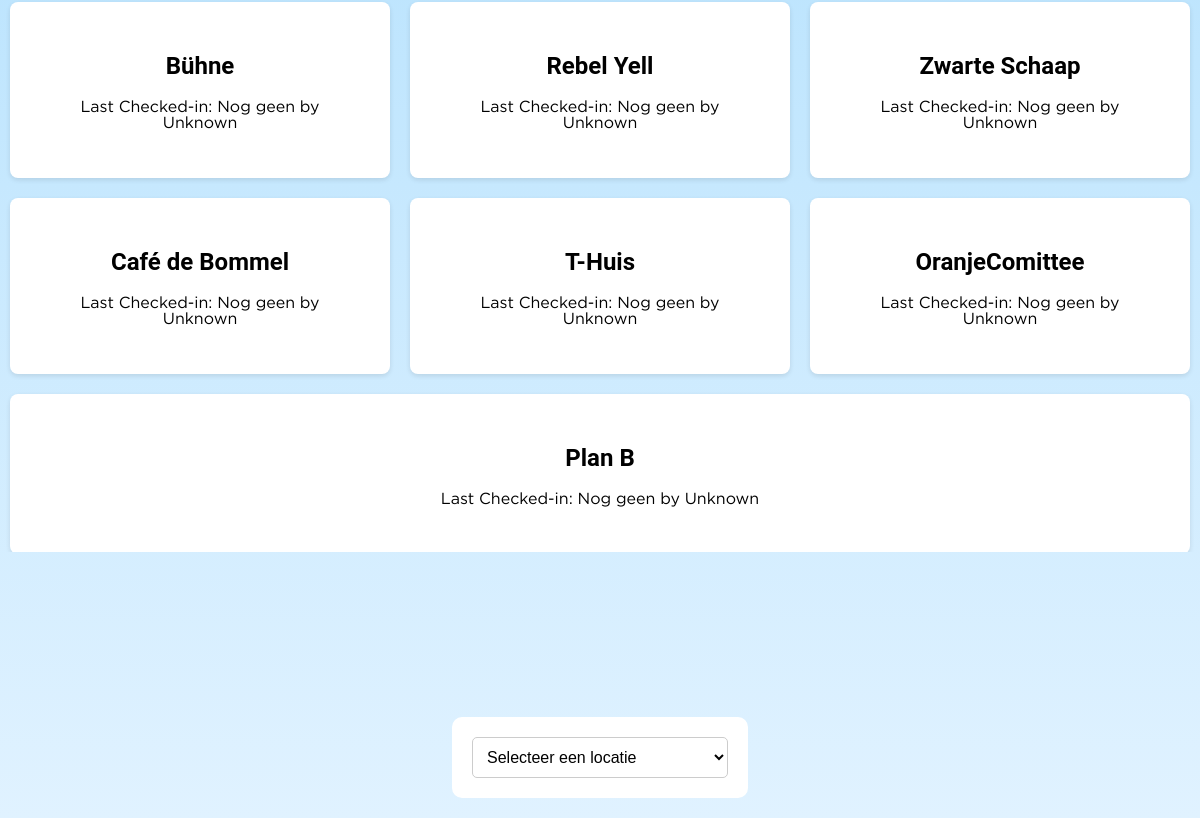
/check_ins?location_id=9 (lower part), run on an earlier commit of the app's database.
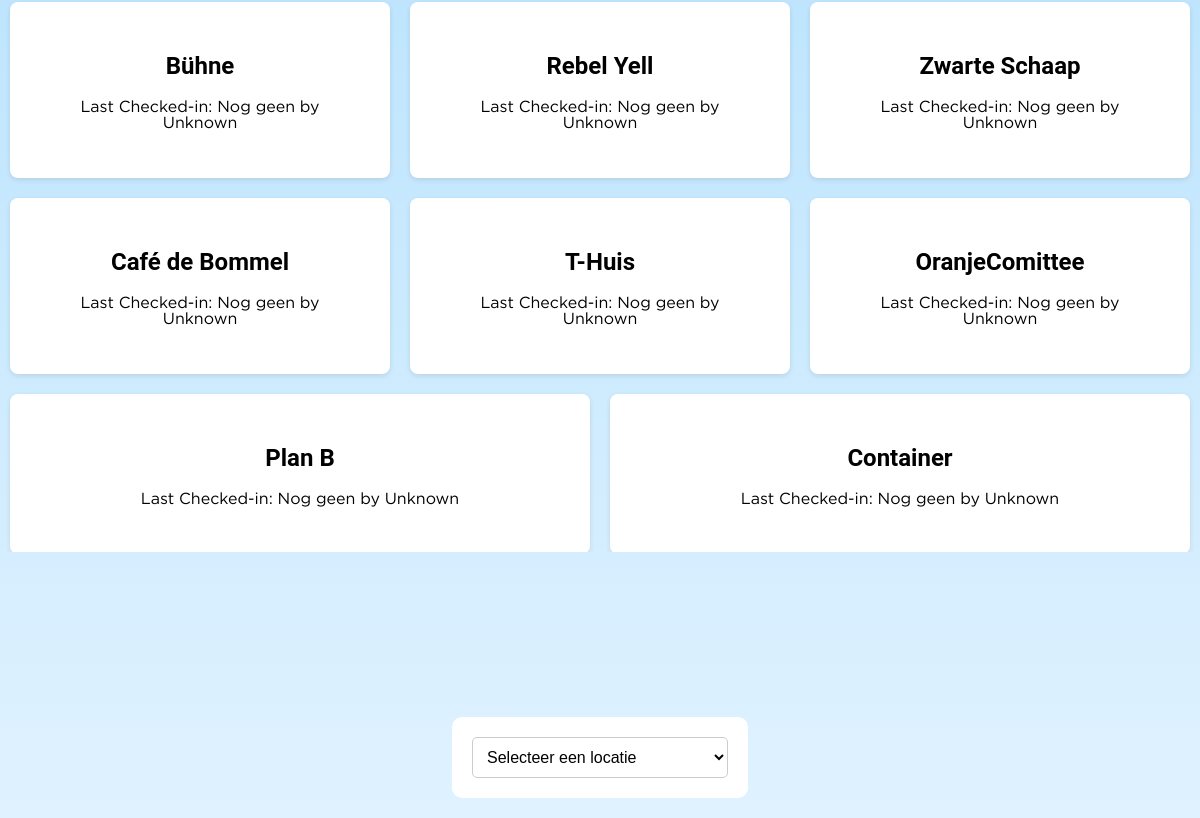
And on a later commit of the database.
### app.py (models this page shows, shortened)
class Bar(db.Model):
    id = db.Column(db.Integer, primary_key=True)
    name = db.Column(db.String(120), nullable=False)
    total_kg = db.Column(db.Integer, default=0)  # Total kilograms of zakken collected
    background_color = db.Column(db.String(10), default='#1700a1')  # New field to store color
    zakken = db.Column(db.Integer, nullable=False, default=0)
    bekers = db.Column(db.Integer, nullable=False, default=0)
    location_id = db.Column(db.Integer, db.ForeignKey('location.id'), nullable=False)
    location = db.relationship('Location', backref=db.backref('bars', lazy=True))
    x = db.Column(db.Float, nullable=True)  # X coordinate as percentage
    y = db.Column(db.Float, nullable=True)  # Y coordinate as percentage
    note = db.Column(db.String(1000))  # Assuming note is just a text field for simplicity
    url = db.Column(db.String)
    link = db.Column(db.String)
    last_checked_in = db.Column(db.DateTime, nullable=True)
    last_checked_in_user_id = db.Column(db.Integer, db.ForeignKey('user.id'), nullable=True)
    last_checked_in_user = db.relationship('User', foreign_keys=[last_checked_in_user_id], backref='checked_in_bars')

### app.py (the view)
@app.route('/check_ins')
def check_ins():
    location_id = request.args.get('location_id')
    if location_id:
        bars = Bar.query.filter_by(location_id=location_id).all()
    else:
        bars = Bar.query.all()
    now = datetime.utcnow()
    for bar in bars:
        if bar.last_checked_in:
            delta = now - bar.last_checked_in
            bar.last_check_in_time_ago = humanize_time_since(bar.last_checked_in)
            minutes = min(delta.total_seconds() / 60, 120)
            bar.color_intensity = int((minutes / 120) * 100)  # from 0% to 100%
        else:
            bar.last_check_in_time_ago = "Nog geen"
            bar.color_intensity = 0  # No color if never checked in
    locations = Location.query.all()
    return render_template('check_ins.html', bars=bars, locations=locations)

### app.py (called while the page is built, shortened)
@app.template_filter('humanize')
def humanize_time_since(dt):
    now = datetime.utcnow()
    diff = now - dt if dt else None
    if diff is None:
        return "Nog geen"

### templates/check_ins.html (shortened to what this page needs)
<!DOCTYPE html>
<html lang="en">
<head>
    <link rel="stylesheet" href="{{ url_for('static', filename='main.css') }}">
    <link rel="stylesheet" href="https://cdnjs.cloudflare.com/ajax/libs/font-awesome/5.15.1/css/all.min.css">
</head>
<body>
        <div class="location-filters">
            <form action="{{ url_for('check_ins') }}" method="get">
                <select name="location_id" onchange="this.form.submit()">
                    <option value="">Selecteer een locatie</option>
                </select>
            </form>
        </div>
        <div class="bar-list">
            {% for bar in bars %}
            <div class="bar-item" style="background-color: rgb({{ 255 - 2.55 * bar.color_intensity }}, {{ 255 - 2.55 * bar.color_intensity }}, 255);">
                    <div class="whiter">
                <h2>{{ bar.name }}</h2>
                <p>Last Checked-in: {{ bar.last_checked_in | humanize }} by
                    {% if bar.last_checked_in_user %}
                        <a href="{{ url_for('user_dashboard', user_id=bar.last_checked_in_user.id) }}">{{ bar.last_checked_in_user.username }}</a>
                    {% else %}
                        Unknown
                    {% endif %}
                </p>
            </div></div>
            {% endfor %}
        </div>
</body>
</html>

What changed in the data, as far as the page shows it:
added Bar: name "Container", last_checked_in "Nog geen"
